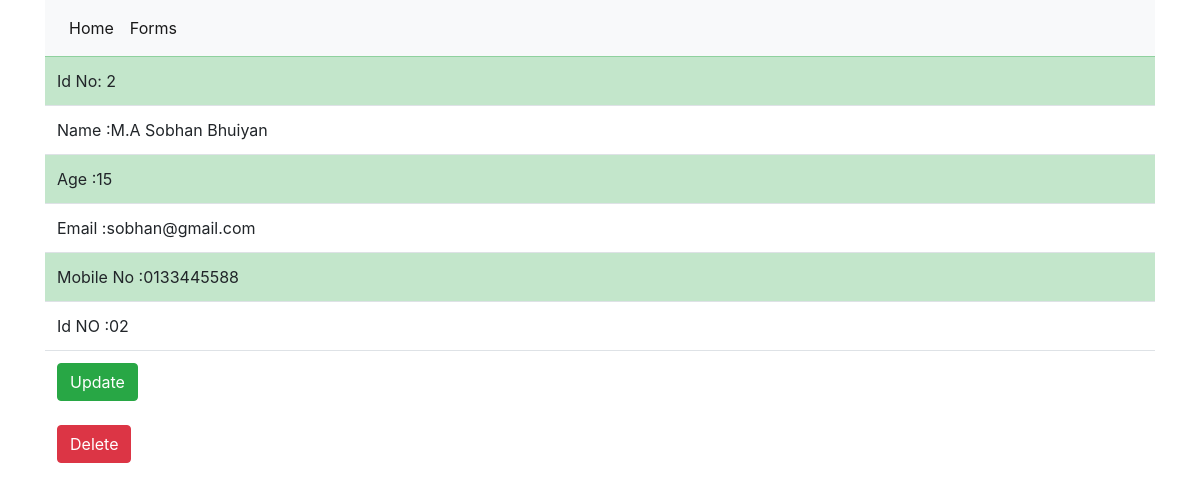
The page /details/2 on the database its author committed.
### dataapp/models.py (models this page shows, shortened)
class Student(models.Model):
    name = models.CharField(max_length=30)
    age = models.CharField(max_length=30)
    Student_Email = models.CharField(max_length=30)
    mobile_no = models.CharField(max_length=30)
    Id_no = models.CharField(max_length=30)

### dataapp/views.py (the view)
# urls.py: path('details/<int:id>',details, name='details'),
def details(request,id):
    data = Student.objects.get(id = id)
    dict = {"info":data}
    return render(request,'details.html',context=dict)

### templates/details.html
{% extends 'base.html' %}
{% block body %}
<div class="container">
  <table class="table table-hover">
    <tr class="table-success">
      <td>Id No: {{info.id}}</td></tr>
      <tr><td>Name :{{info.name}}</td></tr>
      <tr><td class="table-success">Age :{{info.age}}</td></tr>
      <tr><td> Email :{{info.Student_Email}}</td></tr>
      <tr><td class="table-success">Mobile No :{{info.mobile_no}}</td></tr>
      <tr><td>Id NO :{{info.Id_no}}</td></tr>
    <tr>
      <td><a href="{% url 'dataapp:update' id=info.id %}" class="btn btn-success">Update</a> <br><br>
      <a  href="{% url 'dataapp:delete' id=info.id %}" class="btn btn-danger">Delete</a></td>
    </tr>
  </table>
</div>
{% endblock body %}

### rows shown on the page
Student: id "2", name "M.A Sobhan Bhuiyan", age "15", Student_Email "sobhan@gmail.com", mobile_no "0133445588", Id_no "02"
